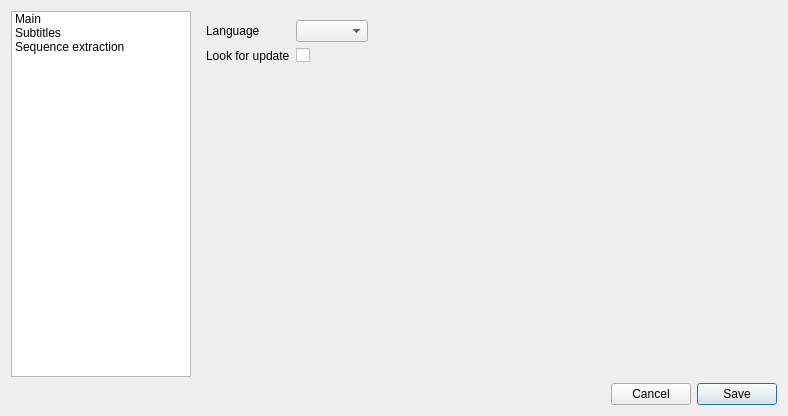
<?xml version="1.0" encoding="UTF-8"?>
<ui version="4.0">
 <class>SettingsDialog</class>
 <widget class="QDialog" name="SettingsDialog">
  <property name="geometry">
   <rect>
    <x>0</x>
    <y>0</y>
    <width>788</width>
    <height>416</height>
   </rect>
  </property>
  <property name="windowTitle">
   <string>Settings</string>
  </property>
  <layout class="QVBoxLayout" name="verticalLayout">
   <item>
    <layout class="QHBoxLayout" name="horizontalLayout_2">
     <item>
      <widget class="QListWidget" name="listSettings">
       <property name="sizePolicy">
        <sizepolicy hsizetype="Preferred" vsizetype="Expanding">
         <horstretch>0</horstretch>
         <verstretch>0</verstretch>
        </sizepolicy>
       </property>
       <property name="maximumSize">
        <size>
         <width>180</width>
         <height>16777215</height>
        </size>
       </property>
       <property name="viewMode">
        <enum>QListView::ListMode</enum>
       </property>
       <item>
        <property name="text">
         <string>Main</string>
        </property>
       </item>
       <item>
        <property name="text">
         <string>Subtitles</string>
        </property>
       </item>
       <item>
        <property name="text">
         <string>Sequence extraction</string>
        </property>
       </item>
      </widget>
     </item>
     <item>
      <widget class="QStackedWidget" name="stackedWidget">
       <property name="sizePolicy">
        <sizepolicy hsizetype="MinimumExpanding" vsizetype="Preferred">
         <horstretch>0</horstretch>
         <verstretch>0</verstretch>
        </sizepolicy>
       </property>
       <property name="currentIndex">
        <number>0</number>
       </property>
       <widget class="QWidget" name="page">
        <layout class="QGridLayout" name="gridLayout">
         <item row="1" column="1">
          <widget class="QCheckBox" name="checkBoxLookForUpdate">
           <property name="text">
            <string/>
           </property>
          </widget>
         </item>
         <item row="0" column="2">
          <spacer name="horizontalSpacer_2">
           <property name="orientation">
            <enum>Qt::Horizontal</enum>
           </property>
           <property name="sizeHint" stdset="0">
            <size>
             <width>40</width>
             <height>20</height>
            </size>
           </property>
          </spacer>
         </item>
         <item row="1" column="0">
          <widget class="QLabel" name="label_2">
           <property name="text">
            <string>Look for update</string>
           </property>
          </widget>
         </item>
         <item row="0" column="0">
          <widget class="QLabel" name="label">
           <property name="text">
            <string>Language</string>
           </property>
          </widget>
         </item>
         <item row="0" column="1">
          <widget class="QComboBox" name="comboBoxLanguage"/>
         </item>
         <item row="2" column="1">
          <spacer name="verticalSpacer">
           <property name="orientation">
            <enum>Qt::Vertical</enum>
           </property>
           <property name="sizeHint" stdset="0">
            <size>
             <width>20</width>
             <height>40</height>
            </size>
           </property>
          </spacer>
         </item>
        </layout>
       </widget>
       <widget class="QWidget" name="page_2">
        <layout class="QHBoxLayout" name="horizontalLayout_3">
         <item>
          <layout class="QVBoxLayout" name="verticalLayout_2">
           <item>
            <widget class="QListWidget" name="listTrack">
             <property name="sizePolicy">
              <sizepolicy hsizetype="Minimum" vsizetype="Maximum">
               <horstretch>0</horstretch>
               <verstretch>0</verstretch>
              </sizepolicy>
             </property>
             <property name="maximumSize">
              <size>
               <width>120</width>
               <height>16777215</height>
              </size>
             </property>
             <item>
              <property name="text">
               <string>1st track</string>
              </property>
             </item>
             <item>
              <property name="text">
               <string>2nd track</string>
              </property>
             </item>
             <item>
              <property name="text">
               <string>3rd track</string>
              </property>
             </item>
            </widget>
           </item>
           <item>
            <spacer name="verticalSpacer_2">
             <property name="orientation">
              <enum>Qt::Vertical</enum>
             </property>
             <property name="sizeHint" stdset="0">
              <size>
               <width>20</width>
               <height>40</height>
              </size>
             </property>
            </spacer>
           </item>
          </layout>
         </item>
         <item>
          <widget class="QStackedWidget" name="stackedWidget2">
           <property name="currentIndex">
            <number>0</number>
           </property>
           <widget class="QWidget" name="stackedWidgetPage1">
            <layout class="QGridLayout" name="gridLayout_2">
             <item row="0" column="0">
              <widget class="QLabel" name="label_3">
               <property name="text">
                <string>Color</string>
               </property>
              </widget>
             </item>
             <item row="2" column="0">
              <widget class="QLabel" name="label_5">
               <property name="text">
                <string>Size</string>
               </property>
              </widget>
             </item>
             <item row="3" column="0">
              <widget class="QLabel" name="label_6">
               <property name="text">
                <string>Position</string>
               </property>
              </widget>
             </item>
             <item row="4" column="2">
              <spacer name="verticalSpacer_3">
               <property name="orientation">
                <enum>Qt::Vertical</enum>
               </property>
               <property name="sizeHint" stdset="0">
                <size>
                 <width>20</width>
                 <height>236</height>
                </size>
               </property>
              </spacer>
             </item>
             <item row="3" column="2">
              <widget class="QComboBox" name="comboBoxPosition1">
               <item>
                <property name="text">
                 <string>Top</string>
                </property>
               </item>
               <item>
                <property name="text">
                 <string>Center</string>
                </property>
               </item>
               <item>
                <property name="text">
                 <string>Bottom</string>
                </property>
               </item>
              </widget>
             </item>
             <item row="2" column="2">
              <widget class="QComboBox" name="comboBoxSize1">
               <item>
                <property name="text">
                 <string>Small</string>
                </property>
               </item>
               <item>
                <property name="text">
                 <string>Medium</string>
                </property>
               </item>
               <item>
                <property name="text">
                 <string>Huge</string>
                </property>
               </item>
              </widget>
             </item>
             <item row="3" column="3">
              <spacer name="horizontalSpacer_3">
               <property name="orientation">
                <enum>Qt::Horizontal</enum>
               </property>
               <property name="sizeHint" stdset="0">
                <size>
                 <width>40</width>
                 <height>20</height>
                </size>
               </property>
              </spacer>
             </item>
             <item row="0" column="2">
              <widget class="QPushButton" name="buttonColor1">
               <property name="text">
                <string/>
               </property>
              </widget>
             </item>
             <item row="1" column="0">
              <widget class="QLabel" name="label_4">
               <property name="text">
                <string>Font</string>
               </property>
              </widget>
             </item>
             <item row="1" column="2">
              <widget class="QFontComboBox" name="comboBoxFont1"/>
             </item>
            </layout>
           </widget>
           <widget class="QWidget" name="page_4">
            <layout class="QGridLayout" name="gridLayout_4">
             <item row="0" column="0">
              <widget class="QLabel" name="label_9">
               <property name="text">
                <string>Color</string>
               </property>
              </widget>
             </item>
             <item row="0" column="1">
              <widget class="QPushButton" name="buttonColor2">
               <property name="text">
                <string/>
               </property>
              </widget>
             </item>
             <item row="1" column="0">
              <widget class="QLabel" name="label_12">
               <property name="text">
                <string>Font</string>
               </property>
              </widget>
             </item>
             <item row="2" column="0">
              <widget class="QLabel" name="label_10">
               <property name="text">
                <string>Size</string>
               </property>
              </widget>
             </item>
             <item row="2" column="1">
              <widget class="QComboBox" name="comboBoxSize2">
               <item>
                <property name="text">
                 <string>Small</string>
                </property>
               </item>
               <item>
                <property name="text">
                 <string>Medium</string>
                </property>
               </item>
               <item>
                <property name="text">
                 <string>Huge</string>
                </property>
               </item>
              </widget>
             </item>
             <item row="3" column="0">
              <widget class="QLabel" name="label_11">
               <property name="text">
                <string>Position</string>
               </property>
              </widget>
             </item>
             <item row="3" column="1">
              <widget class="QComboBox" name="comboBoxPosition2">
               <item>
                <property name="text">
                 <string>Top</string>
                </property>
               </item>
               <item>
                <property name="text">
                 <string>Center</string>
                </property>
               </item>
               <item>
                <property name="text">
                 <string>Bottom</string>
                </property>
               </item>
              </widget>
             </item>
             <item row="3" column="2">
              <spacer name="horizontalSpacer_5">
               <property name="orientation">
                <enum>Qt::Horizontal</enum>
               </property>
               <property name="sizeHint" stdset="0">
                <size>
                 <width>37</width>
                 <height>20</height>
                </size>
               </property>
              </spacer>
             </item>
             <item row="4" column="1">
              <spacer name="verticalSpacer_5">
               <property name="orientation">
                <enum>Qt::Vertical</enum>
               </property>
               <property name="sizeHint" stdset="0">
                <size>
                 <width>20</width>
                 <height>159</height>
                </size>
               </property>
              </spacer>
             </item>
             <item row="1" column="1">
              <widget class="QFontComboBox" name="comboBoxFont2"/>
             </item>
            </layout>
           </widget>
           <widget class="QWidget" name="page_5">
            <layout class="QGridLayout" name="gridLayout_5">
             <item row="0" column="0">
              <widget class="QLabel" name="label_14">
               <property name="text">
                <string>Color</string>
               </property>
              </widget>
             </item>
             <item row="3" column="2">
              <widget class="QComboBox" name="comboBoxSize3">
               <item>
                <property name="text">
                 <string>Small</string>
                </property>
               </item>
               <item>
                <property name="text">
                 <string>Medium</string>
                </property>
               </item>
               <item>
                <property name="text">
                 <string>Huge</string>
                </property>
               </item>
              </widget>
             </item>
             <item row="5" column="2">
              <spacer name="verticalSpacer_6">
               <property name="orientation">
                <enum>Qt::Vertical</enum>
               </property>
               <property name="sizeHint" stdset="0">
                <size>
                 <width>20</width>
                 <height>159</height>
                </size>
               </property>
              </spacer>
             </item>
             <item row="0" column="2">
              <widget class="QPushButton" name="buttonColor3">
               <property name="text">
                <string/>
               </property>
              </widget>
             </item>
             <item row="4" column="0">
              <widget class="QLabel" name="label_13">
               <property name="text">
                <string>Position</string>
               </property>
              </widget>
             </item>
             <item row="2" column="0">
              <widget class="QLabel" name="label_16">
               <property name="text">
                <string>Font</string>
               </property>
              </widget>
             </item>
             <item row="4" column="2">
              <widget class="QComboBox" name="comboBoxPosition3">
               <item>
                <property name="text">
                 <string>Top</string>
                </property>
               </item>
               <item>
                <property name="text">
                 <string>Center</string>
                </property>
               </item>
               <item>
                <property name="text">
                 <string>Bottom</string>
                </property>
               </item>
              </widget>
             </item>
             <item row="4" column="3">
              <spacer name="horizontalSpacer_6">
               <property name="orientation">
                <enum>Qt::Horizontal</enum>
               </property>
               <property name="sizeHint" stdset="0">
                <size>
                 <width>37</width>
                 <height>20</height>
                </size>
               </property>
              </spacer>
             </item>
             <item row="3" column="0">
              <widget class="QLabel" name="label_15">
               <property name="text">
                <string>Size</string>
               </property>
              </widget>
             </item>
             <item row="2" column="2">
              <widget class="QFontComboBox" name="comboBoxFont3"/>
             </item>
            </layout>
           </widget>
          </widget>
         </item>
        </layout>
       </widget>
       <widget class="QWidget" name="page_3">
        <layout class="QGridLayout" name="gridLayout_3">
         <item row="3" column="0">
          <spacer name="verticalSpacer_4">
           <property name="orientation">
            <enum>Qt::Vertical</enum>
           </property>
           <property name="sizeHint" stdset="0">
            <size>
             <width>20</width>
             <height>404</height>
            </size>
           </property>
          </spacer>
         </item>
         <item row="0" column="0">
          <widget class="QLabel" name="label_7">
           <property name="text">
            <string>Max. lower range (ms)</string>
           </property>
          </widget>
         </item>
         <item row="0" column="1">
          <widget class="QSpinBox" name="spinBoxMaxLowerRange">
           <property name="maximum">
            <number>10000</number>
           </property>
           <property name="singleStep">
            <number>100</number>
           </property>
          </widget>
         </item>
         <item row="0" column="2">
          <spacer name="horizontalSpacer_4">
           <property name="orientation">
            <enum>Qt::Horizontal</enum>
           </property>
           <property name="sizeHint" stdset="0">
            <size>
             <width>214</width>
             <height>20</height>
            </size>
           </property>
          </spacer>
         </item>
         <item row="1" column="0">
          <widget class="QLabel" name="label_8">
           <property name="text">
            <string>Min. upper range (ms)</string>
           </property>
          </widget>
         </item>
         <item row="1" column="1">
          <widget class="QSpinBox" name="spinBoxMaxUpperRange">
           <property name="maximum">
            <number>10000</number>
           </property>
           <property name="singleStep">
            <number>100</number>
           </property>
          </widget>
         </item>
         <item row="2" column="0" colspan="3">
          <widget class="QCheckBox" name="checkBox">
           <property name="sizePolicy">
            <sizepolicy hsizetype="Minimum" vsizetype="Ignored">
             <horstretch>0</horstretch>
             <verstretch>0</verstretch>
            </sizepolicy>
           </property>
           <property name="text">
            <string>Sort sequences and remove intersections</string>
           </property>
          </widget>
         </item>
        </layout>
       </widget>
      </widget>
     </item>
    </layout>
   </item>
   <item>
    <layout class="QHBoxLayout" name="horizontalLayout">
     <item>
      <spacer name="horizontalSpacer">
       <property name="orientation">
        <enum>Qt::Horizontal</enum>
       </property>
       <property name="sizeHint" stdset="0">
        <size>
         <width>387</width>
         <height>20</height>
        </size>
       </property>
      </spacer>
     </item>
     <item>
      <widget class="QPushButton" name="buttonCancel">
       <property name="text">
        <string>Cancel</string>
       </property>
      </widget>
     </item>
     <item>
      <widget class="QPushButton" name="buttonSave">
       <property name="text">
        <string>Save</string>
       </property>
       <property name="default">
        <bool>true</bool>
       </property>
      </widget>
     </item>
    </layout>
   </item>
  </layout>
 </widget>
 <resources/>
 <connections>
  <connection>
   <sender>buttonSave</sender>
   <signal>clicked()</signal>
   <receiver>SettingsDialog</receiver>
   <slot>accept()</slot>
   <hints>
    <hint type="sourcelabel">
     <x>777</x>
     <y>405</y>
    </hint>
    <hint type="destinationlabel">
     <x>658</x>
     <y>415</y>
    </hint>
   </hints>
  </connection>
  <connection>
   <sender>buttonCancel</sender>
   <signal>clicked()</signal>
   <receiver>SettingsDialog</receiver>
   <slot>reject()</slot>
   <hints>
    <hint type="sourcelabel">
     <x>686</x>
     <y>405</y>
    </hint>
    <hint type="destinationlabel">
     <x>538</x>
     <y>415</y>
    </hint>
   </hints>
  </connection>
  <connection>
   <sender>listSettings</sender>
   <signal>currentRowChanged(int)</signal>
   <receiver>stackedWidget</receiver>
   <slot>setCurrentIndex(int)</slot>
   <hints>
    <hint type="sourcelabel">
     <x>200</x>
     <y>162</y>
    </hint>
    <hint type="destinationlabel">
     <x>374</x>
     <y>179</y>
    </hint>
   </hints>
  </connection>
  <connection>
   <sender>listTrack</sender>
   <signal>currentRowChanged(int)</signal>
   <receiver>stackedWidget2</receiver>
   <slot>setCurrentIndex(int)</slot>
   <hints>
    <hint type="sourcelabel">
     <x>385</x>
     <y>142</y>
    </hint>
    <hint type="destinationlabel">
     <x>471</x>
     <y>192</y>
    </hint>
   </hints>
  </connection>
 </connections>
</ui>
